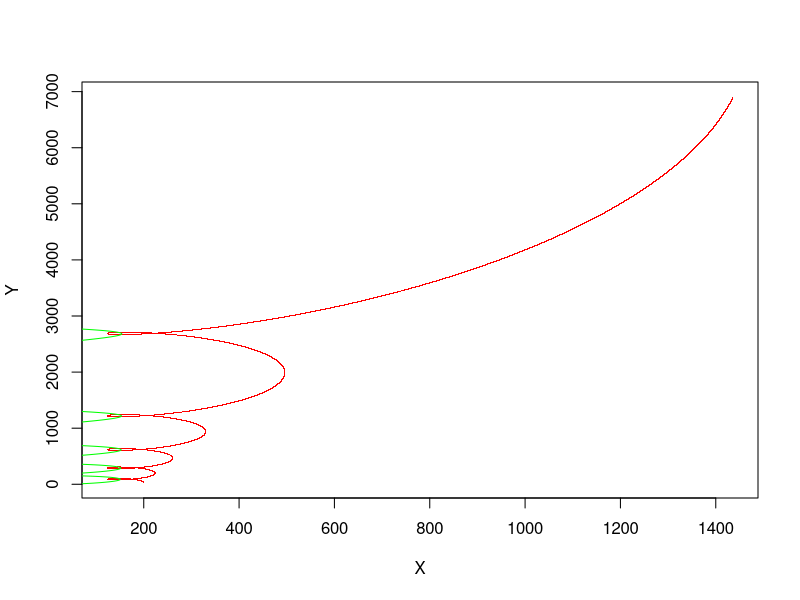

R code for this plot:
dt<-0.01
mass_star<-50000
mass_planet<-100000
time<-c()
time[1]<-0

#X star
x_star<-c()
x_star[1]<-0

x_velocity_star<-c()
x_velocity_star[1]<-0

x_acceleration_star<-c()

#X planet
x_planet<-c()
x_planet[1]<-200

x_velocity_planet<-c()
x_velocity_planet[1]<-0

x_acceleration_planet<-c()

#Y star
y_star<-c()
y_star[1]<-0

y_velocity_star<-c()
y_velocity_star[1]<- -2

y_acceleration_star<-c()

#Y planet
y_planet<-c()
y_planet[1]<-30

y_velocity_planet<-c()
y_velocity_planet[1]<-11

y_acceleration_planet<-c()

#R
r<-c()

#functions:
calculateAcceleration<-function(otherX,X,R,otherMass){
  return (otherMass*(otherX-X)/R**3)
}
calculateVelocity<-function(oldXVelocity,oldXAcceleration){
  return(oldXVelocity+oldXAcceleration*dt)
}
calculatePosition<-function(oldX,oldXVelocity,XVelocity){
  return (oldX+(oldXVelocity+XVelocity)/2*dt)
}
calculateR<-function(xStar,xPlanet,yStar,yPlanet){
  return(sqrt((xStar-xPlanet)**2+(yStar-yPlanet)**2))
}

#init acceleration:
r[1]<-(calculateR(x_star[1],x_planet[1],y_star[1],y_planet[1]))
x_acceleration_star[1]<-(calculateAcceleration(x_planet[1],x_star[1],r[1],mass_planet))
x_acceleration_planet[1]<-(calculateAcceleration(x_star[1],x_planet[1],r[1],mass_star))
y_acceleration_star[1]<-(calculateAcceleration(y_planet[1],y_star[1],r[1],mass_planet))
y_acceleration_planet[1]<-(calculateAcceleration(y_star[1],y_planet[1],r[1],mass_star))

for(i in 2:100000){
  time[i]<-(dt*i)
  x_velocity_star[i]<-(calculateVelocity(x_velocity_star[i-1],x_acceleration_star[i-1]))
  x_velocity_planet[i]<-(calculateVelocity(x_velocity_planet[i-1],x_acceleration_planet[i-1]))
  y_velocity_star[i]<-(calculateVelocity(y_velocity_star[i-1],y_acceleration_star[i-1]))
  y_velocity_planet[i]<-(calculateVelocity(y_velocity_planet[i-1],y_acceleration_planet[i-1]))
  
  x_star[i]<-(calculatePosition(x_star[i-1],x_velocity_star[i-1],x_velocity_star[i]))
  x_planet[i]<-(calculatePosition(x_planet[i-1],x_velocity_planet[i-1],x_velocity_planet[i]))
  y_star[i]<-(calculatePosition(y_star[i-1],y_velocity_star[i-1],y_velocity_star[i]))
  y_planet[i]<-(calculatePosition(y_planet[i-1],y_velocity_planet[i-1],y_velocity_planet[i]))
  
  r[i]<-(calculateR(x_star[i],x_planet[i],y_star[i],y_planet[i]))
  
  x_acceleration_star[i]<-(calculateAcceleration(x_planet[i],x_star[i],r[i],mass_planet))
  x_acceleration_planet[i]<-(calculateAcceleration(x_star[i],x_planet[i],r[i],mass_star))
  y_acceleration_star[i]<-(calculateAcceleration(y_planet[i],y_star[i],r[i],mass_planet))
  y_acceleration_planet[i]<-(calculateAcceleration(y_star[i],y_planet[i],r[i],mass_star))
}

plot(x_planet,y_planet,pch='.',col="red",xlab="X",ylab="Y")
lines(x_star,y_star,col="green")